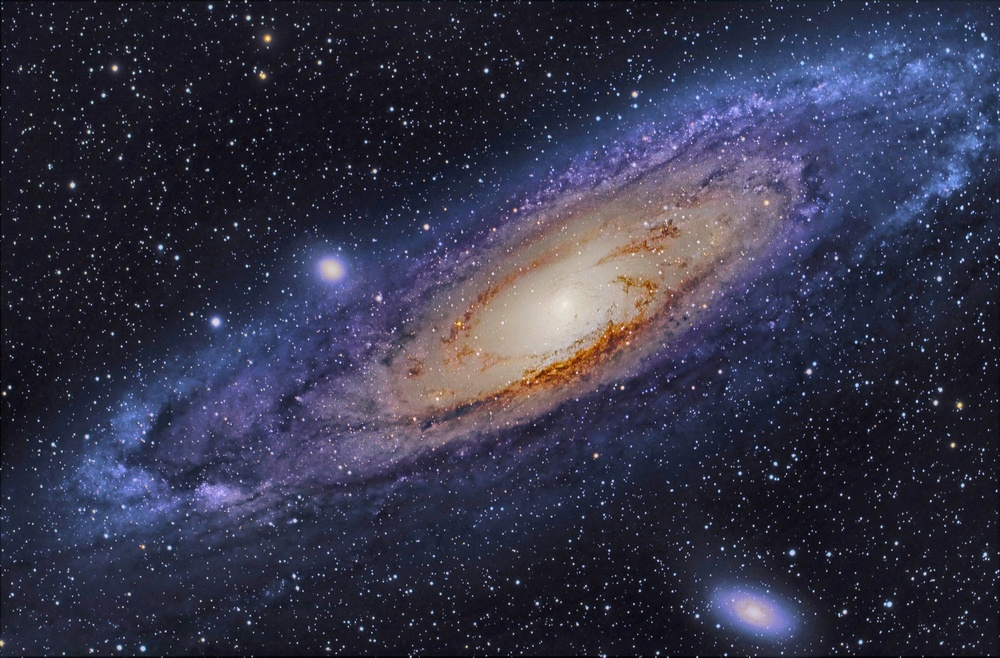
#> input picture galaxia.jpg, 1000 x 658 px, shrunk from 1978 x 1302 before the run
$ jupyter execute --allow-errors 'libreta 2.ipynb'
#> lines starting #> are read from the running program, lines starting #| are printed output that depends on the picture
[cell 1]
import cv2
import matplotlib.pyplot as plt

[cell 2]
img=cv2.imread('galaxia.jpg')
#> img is the input picture: shape (658, 1000, 3); mean B, G, R 72.3, 52.4, 52.3
img2=cv2.imread('imagen.jpg')
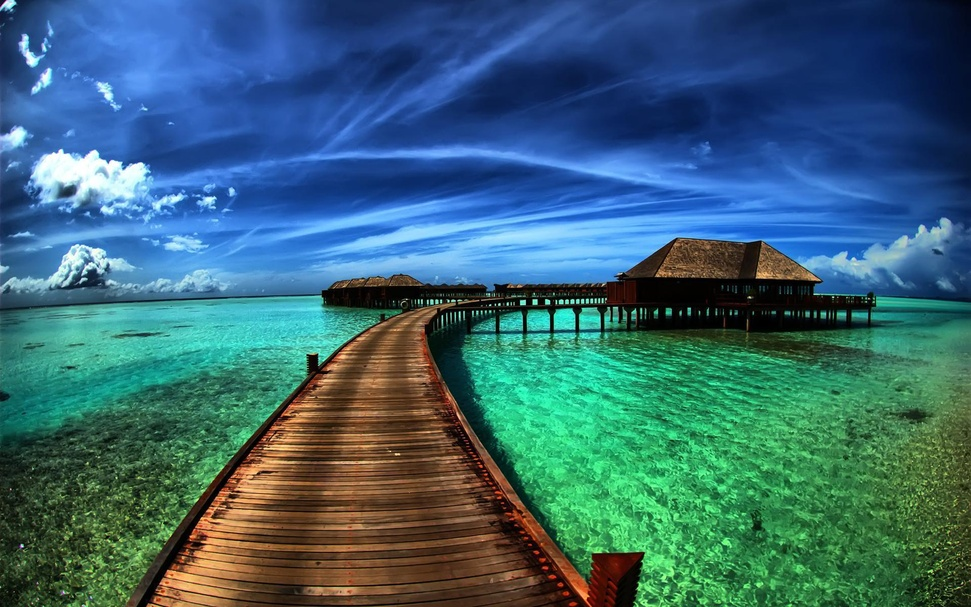
#> input picture imagen.jpg, 971 x 607 px, shrunk from 1920 x 1200 before the run
#> img2 is the input picture: shape (607, 971, 3); mean B, G, R 115.2, 102.9, 56.7

b,g,r=cv2.split(img)
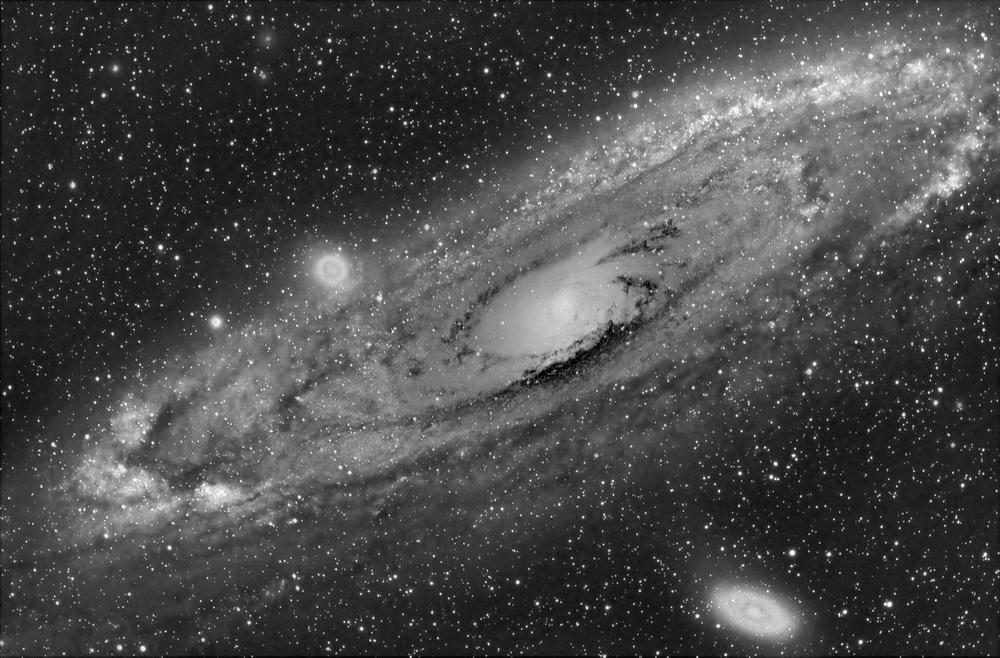
#> b: shape (658, 1000); min 0, max 255, mean 72.3
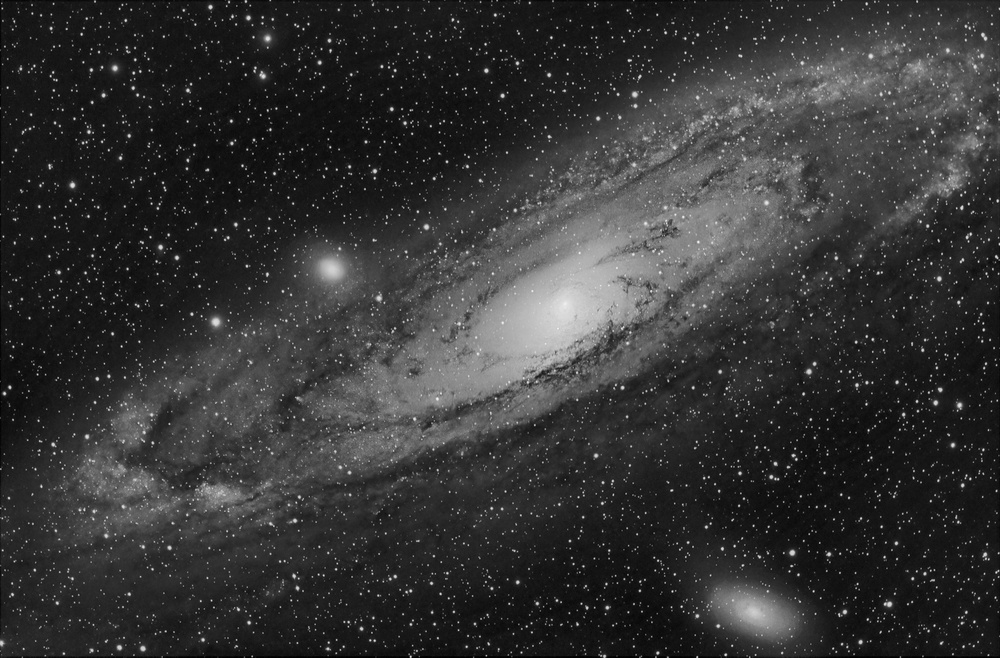
#> g: shape (658, 1000); min 0, max 244, mean 52.4
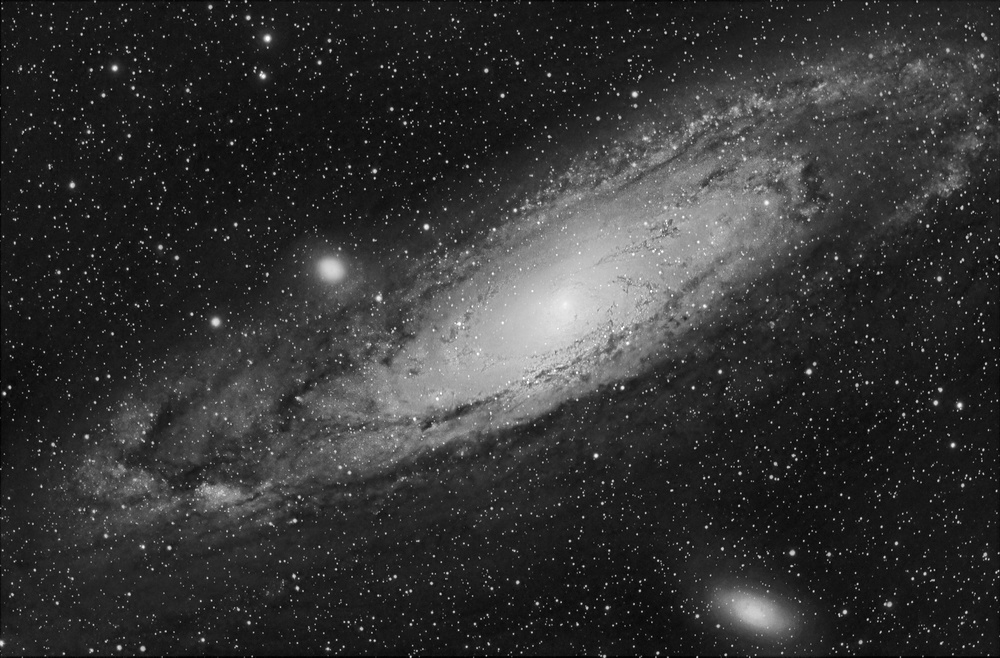
#> r: shape (658, 1000); min 0, max 255, mean 52.3

[cell 3]
imgr = cv2.imshow("antonio",img)
cv2.imshow("cielo",b)
cv2.imshow("amor",g)
cv2.waitKey(0)
cv2.destroyAllWindows()

[cell 4]
histogram = cv2.calcHist(b, [0] , None , [256], [0, 256])
#> histogram = 256 values, max 66 at index 22, min 0 at index 0, mean 3.91

[cell 5]
histogram2 = cv2.calcHist(g, [0] , None , [256], [0, 256])
#> histogram2 = 256 values, max 74 at index 14, min 0 at index 0, mean 3.91

[cell 6]
histogram3 = cv2.calcHist(r, [0] , None , [256], [0, 256])
#> histogram3 = 256 values, max 94 at index 13, min 0 at index 0, mean 3.91

[cell 7]
histogram4 = cv2.calcHist([b,r,g], [0] , None , [256], [0, 256])
#> histogram4 = 256 values, max 20180 at index 32, min 11 at index 1, mean 2570.3
colors = ('r', 'g', 'b')

[cell 8]
plt.figure()
plt.title('histograma en escala rgb')
plt.xlabel('Bins')
plt.ylabel('# de pixeles')
plt.xlim((0, 256))

## HISTOGRAMA BLUE

[cell 9]
# AÑADIMOS EL HISTOGRAMA AL GRÁFICO.
plt.plot(histogram)
plt.title('histograma blue')

#MOSTRAMOS EL GRÁFICO
plt.show()
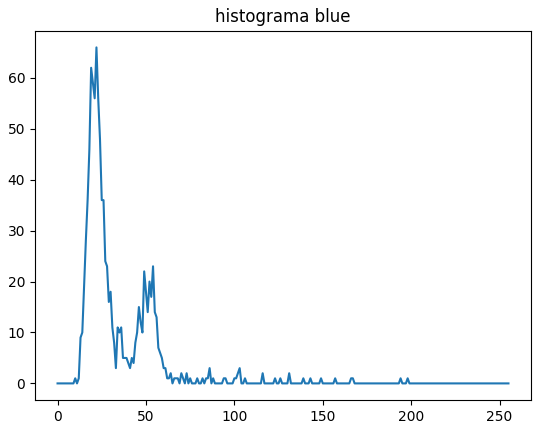
#> figure drawn by matplotlib, 1 panel; curve peaks at x = 22, y = 66

## HISTOGRAMA GREEN

[cell 10]
# AÑADIMOS EL HISTOGRAMA AL GRÁFICO.
plt.plot(histogram2, color = "g")
plt.title('histograma green')

plt.show()
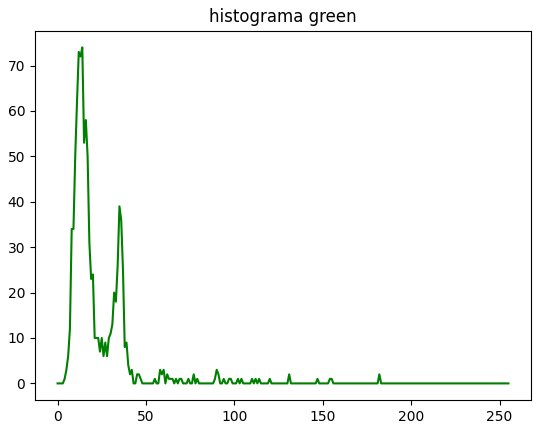
#> figure drawn by matplotlib, 1 panel; curve peaks at x = 14, y = 74

## HISTOGRAMA RED

[cell 11]
histogram2
#> Out has the same summary as histogram2

[cell 12]
# AÑADIMOS EL HISTOGRAMA AL GRÁFICO.
plt.plot(histogram2, color = "r")
plt.title('histograma red')

#MOSTRAMOS EL GRÁFICO
plt.show()
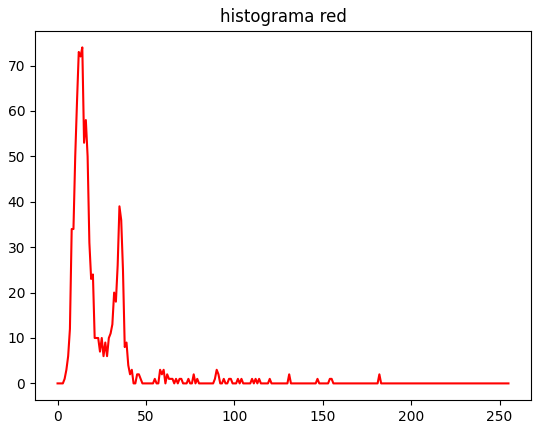
#> figure drawn by matplotlib, 1 panel; curve peaks at x = 14, y = 74

[cell 13]
# AÑADIMOS EL HISTOGRAMA AL GRÁFICO.
plt.plot(histogram4)
plt.title('histograma rbg')

#MOSTRAMOS EL GRÁFICO
plt.show()
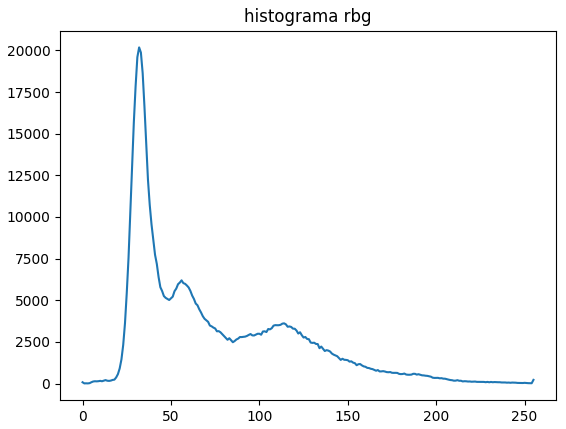
#> figure drawn by matplotlib, 1 panel; curve peaks at x = 32, y = 20180

## HISTOGRAMA EN ESCALA COMBINADO CON LOS 3 COLORES RED, BLUE AND GREEN

[cell 14]
plt.figure()
plt.title('histograma en escala rbg')
plt.xlabel('Bins')
plt.ylabel('# de pixeles')
plt.xlim((0, 256))
for(i,col) in zip([b,g,r],colors):
    hist = cv2.calcHist([i],[0],None,[256],[0,256])
    plt.plot(hist, color = col)
    plt.xlim([0,256])
#> this loop made 3 passes
#> col on passes 1 to 3: 'r', 'g', 'b'
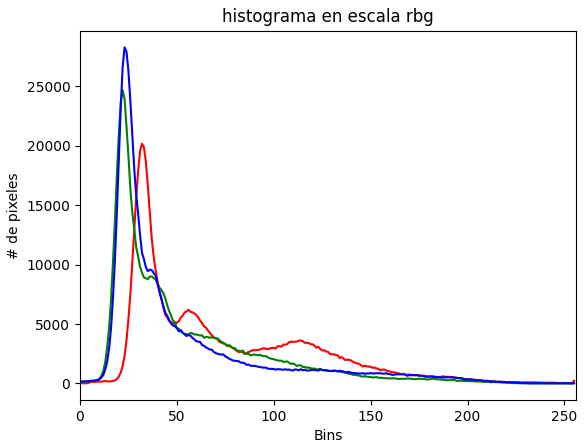
#> figure drawn by matplotlib, 1 panel; curve peaks at x = 32, y = 20180; curve peaks at x = 22, y = 24690; curve peaks at x = 23, y = 28289
